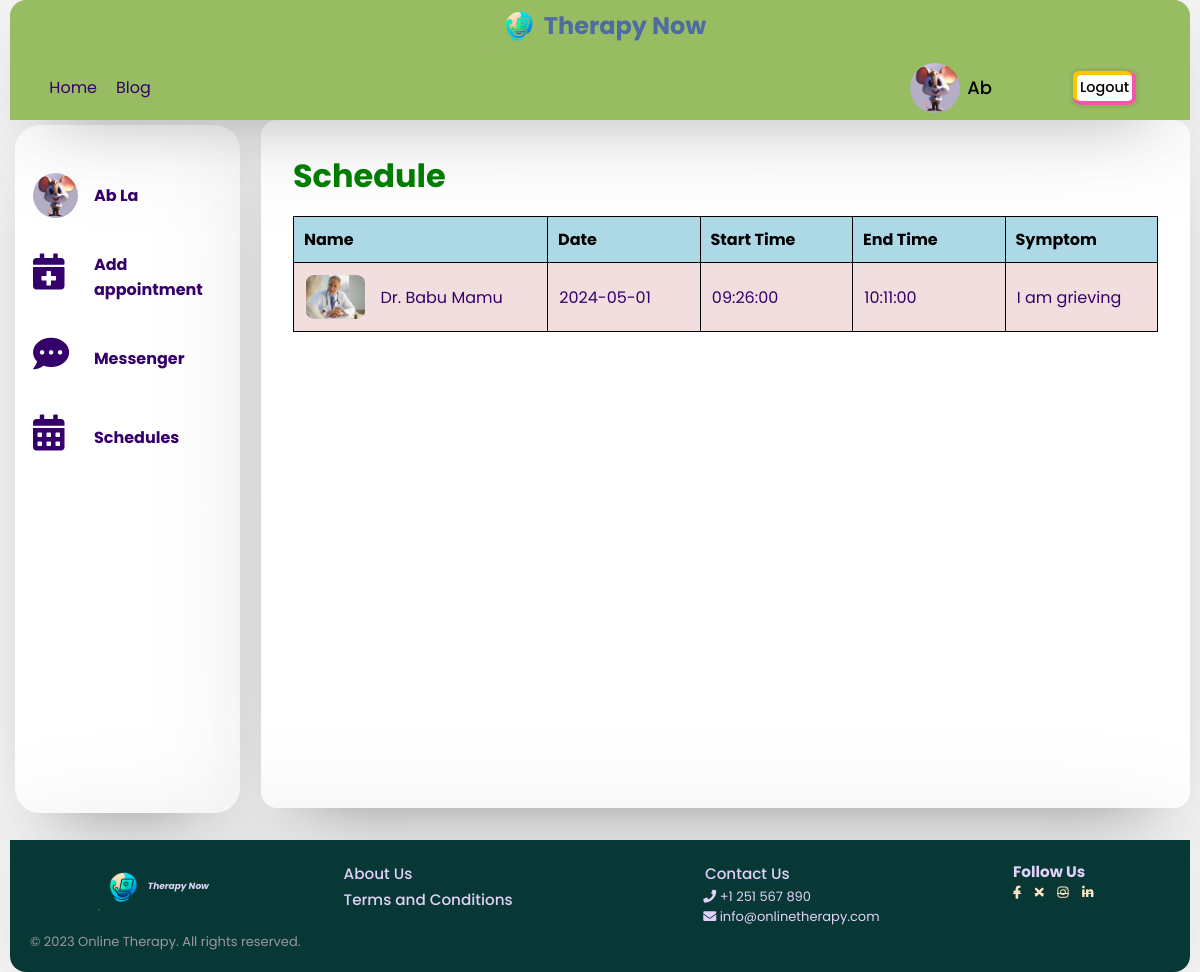
/profile.php?link=schedule (signed in), run on the app's committed database.
### tables this page shows
CREATE TABLE `users` (
  `user_id` int(11) NOT NULL,
  `unique_id` int(255) NOT NULL,
  `fname` varchar(255) NOT NULL,
  `lname` varchar(255) NOT NULL,
  `email` varchar(255) NOT NULL,
  `password` varchar(255) NOT NULL,
  `img` varchar(255) NOT NULL,
  `status` varchar(255) NOT NULL,
  `gender` varchar(10) DEFAULT NULL,
  `birthdate` date DEFAULT NULL,
  `relationship` varchar(100) DEFAULT NULL,
  `r_date` date DEFAULT curdate(),
  `r_time` time DEFAULT curtime()
);

CREATE TABLE `appointment` (
  `id` int(11) NOT NULL,
  `user_id` int(11) DEFAULT NULL,
  `therapist_id` int(11) DEFAULT NULL,
  `date` date NOT NULL,
  `start_time` time NOT NULL,
  `end_time` time NOT NULL,
  `r_date` date DEFAULT curdate(),
  `r_time` time DEFAULT curtime(),
  `symptom` varchar(500) NOT NULL
);

CREATE TABLE `therapist` (
  `unique_id` int(11) NOT NULL,
  `fname` text NOT NULL,
  `lname` text NOT NULL,
  `email` text NOT NULL,
  `password` text NOT NULL,
  `specialization` text DEFAULT NULL,
  `img` text DEFAULT NULL,
  `phone` text DEFAULT NULL,
  `status` text DEFAULT NULL,
  `r_date` date DEFAULT curdate(),
  `r_time` time DEFAULT curtime(),
  `gender` varchar(30) NOT NULL,
  `birthDate` int(11) NOT NULL
);

### profile/schedule.php (the view, shortened to what this page needs)
<?php
$id = $_SESSION['unique_id'];
$output = "";
$sql = "SELECT * FROM users LEFT JOIN appointment ON users.unique_id = appointment.user_id WHERE appointment.user_id = $id ORDER BY appointment.date DESC";
$query = mysqli_query($conn, $sql);
if (mysqli_num_rows($query) > 0) {
    while ($row = mysqli_fetch_assoc($query)) {
        $user_id = $row['therapist_id'];
        $sql2 = "SELECT * FROM therapist  WHERE therapist.unique_id = $user_id";
        $query2 = mysqli_query($conn, $sql2);
        if (mysqli_num_rows($query2) > 0) {
            while ($row2 = mysqli_fetch_assoc($query2)) {
                $fname =  $row2['fname'];
                $lname =  $row2['lname'];
                $img =  $row2['img'];
                $u_id =  $row2['unique_id'];
            }
        } else {
            $fname = $img = $lname = "";
        }
        $appointmentTime = strtotime($row['date'] . ' ' . $row['start_time']);
        $currentTime = time();
        if ($appointmentTime < $currentTime) {
            $status = 'past';
        } elseif ($appointmentTime > $currentTime) {
            $status = 'future';
        } else {
            $status = 'present';
        }
        $datetime_string = $row['r_date']. " " .$row['r_time'];
        $status .=  (abs(time() - strtotime($datetime_string)) <= 60) ? " opacity-50" : " opacity-100";
        $output .= '<tr class="' . $status . '">
                        <td class="name">
                            <a href="profile.php?user_id=' . $u_id . '&link=chat&b=b">
                                <img src="php/images/' . $img . '?>" alt="">' . $fname . ' ' . $lname . '
                            </a>
                        </td>
                        <td>
                            <a href="profile.php?user_id=' . $u_id . '&link=chat&b=b">
                                '.$row['date'].'
                            </a>
                        </td>
                        <td>
                            <a href="profile.php?user_id=' . $u_id . '&link=chat&b=b">
                                '.$row['start_time'].'
                            </a>
                        </td>
                        <td>
                            <a href="profile.php?user_id=' . $u_id . '&link=chat&b=b">
                                '.$row['end_time'].'
                            </a>
                        </td>
                        <td>
                            <a href="profile.php?user_id=' . $u_id . '&link=chat&b=b">
                                '.$row['symptom'].'
                            </a>
                        </td>
                    </tr>';
    }
}
echo '<div class="schedule right table-container">
<h1>Schedule</h1>
<div>
        <table>
            <tr>
                <th>Name</th>
                <th>Date</th>
                <th>Start Time</th>
                <th>End Time</th>
                <th>Symptom</th>
            </tr>';
if ($output !== "") {
    echo $output;
} else {
    echo '<tr><td colspan="5">there is no scheduled</td></tr>';
}
echo '</table></div></div>';
?>

### header.php (shortened to what this page needs)
<div id="header-container">
    <div class="logo">
        <a href="index.php">
            <img src="img/logo.png" alt="">
            <h1>Therapy Now</h1>
        </a>
    </div>
    <header>
        <div class="navigation-menu">
            <div class="navigation-links">
                <a href="index.php">Home</a>
                <a href="blog.php">Blog</a>
            </div>
        </div>
        <?php require_once "php/config.php";
        if (!isset($_SESSION['unique_id'])) { ?>
            <div class="user-buttons c d">
                <a href="signup.php">Sign up</a>
                <a href="login.php">Log in</a>
            </div>
       <?php }else {
            $sql = mysqli_query($conn, "SELECT * FROM users WHERE unique_id = {$_SESSION['unique_id']}");
            if (mysqli_num_rows($sql) > 0) {
                $row = mysqli_fetch_assoc($sql);
            } else {
                $sql = mysqli_query($conn, "SELECT * FROM therapist WHERE unique_id = {$_SESSION['unique_id']}");
                $row = mysqli_fetch_assoc($sql);
            } ?>
            <div class="user-buttons user-profile c">
                <a href="profile.php" class="pro_link">
                    <img src="php/images/<?php echo $row['img']; ?>" alt="">
                    <span><?php echo $row['fname'] ?></span>
                </a>
                <a href="php/logout.php?logout_id=<?php echo $row['unique_id']; ?>" class="logout">Logout</a>
            </div>
    <?php } ?>
    </header>
</div>

### profile/sidebar.php (shortened to what this page needs)
<div class="left">
    <?php
    $sql = mysqli_query($conn, "SELECT * FROM therapist WHERE unique_id ={$_SESSION['unique_id']} ");
    if (mysqli_num_rows($sql) > 0) {
    ?>
    <a href="profile.php?link=profile">
        <img src="php/images/<?php echo $row['img']; ?>" alt="">
        <span class="icon-name">profile</span>
        <p><?= $row['fname'] . " " . $row['lname'] ?></p>
    </a>
    <a href="profile.php?link=patient">
        <span><i class="fas fa-solid fa-users"></i></span>
        <span class="icon-name" Patients></span>
        <p>Patients</p>
    </a>
    <?php
    } else {
    ?>
    <a href="profile.php?link=profile">
        <img src="php/images/<?php echo $row['img']; ?>" alt="">
        <p><?= $row['fname'] . " " . $row['lname'] ?></p>
    </a>
    <a href="profile.php?link=appointment">
        <span><i class="fas fa-calendar-plus"></i></span>
        <p>Add appointment</p>
    </a>
    <?php
    }
    ?>
    <a href="profile.php?link=message">
        <span><i class="fas fa-solid fa-comment-dots"></i></span>
        <p>Messenger</p>
    </a>
    <a href="profile.php?link=schedule">
        <span><i class="fas fa-solid fa-calendar-alt"></i></span>
        <p>Schedules</p>
    </a>
</div>

### data on the page
users: img (picture), fname "Ab", lname "La"
appointment: therapist.img (picture), therapist.fname "Dr. Babu", therapist.lname "Mamu", date "2024-05-01", start_time "09:26:00", end_time "10:11:00", symptom "I am grieving"
